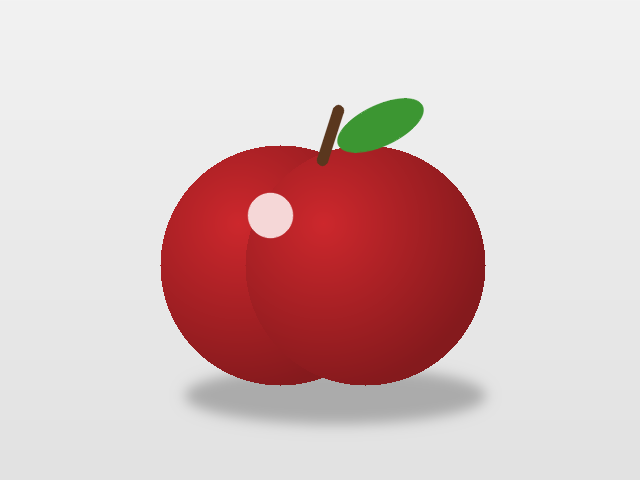
#> input picture sesion-04-opencv-rally/lecciones/imagenes/manzana.png, 640 x 480 px
$ python 03_grises_threshold.py
#> lines starting #> are read from the running program, lines starting #| are printed output that depends on the picture
# ============================================================
#  LECCIÓN 3 — Grises y blanco y negro (threshold)
# ============================================================
#  Córrelo con el botón ▶ de VSCode.

import os
import cv2

os.chdir(os.path.dirname(__file__))  # (no le muevas) para que encuentre la carpeta "imagenes"

UMBRAL = 127  # ✏️ prueba con otros números entre 0 y 255 y vuelve a correr


# ✏️ COMPLETA ESTA FUNCIÓN (2 líneas)
# Los pixeles MÁS CLAROS que el umbral se vuelven blancos; los demás, negros.
def blanco_y_negro(gris, umbral):
    # Pista:
    #   _, resultado = cv2.threshold(gris, umbral, 255, cv2.THRESH_BINARY)
    #   return resultado
    return gris


manzana = cv2.imread("imagenes/manzana.png")
#> manzana is the input picture: shape (480, 640, 3); mean B, G, R 188.6, 188.8, 215.7
gris = cv2.cvtColor(manzana, cv2.COLOR_BGR2GRAY)  # de color a grises
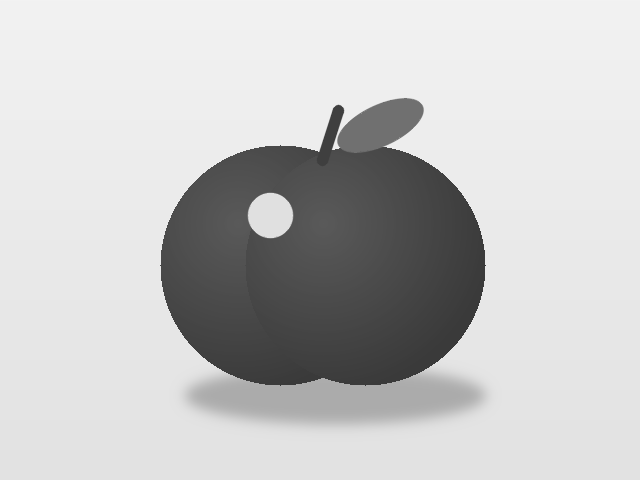
#> gris: shape (480, 640); min 58, max 242, mean 196.8

resultado = blanco_y_negro(gris, UMBRAL)

cv2.imshow("color", manzana)
cv2.imshow("grises", gris)
cv2.imshow("blanco y negro", resultado)
cv2.waitKey(0)

# ✏️ MINI-RETOS
# 1) ¿Con qué UMBRAL queda la manzana completa pero SIN la sombra?
# 2) Cambia cv2.THRESH_BINARY por cv2.THRESH_BINARY_INV. ¿Qué pasó?
# 3) ¿Por qué queda un hoyito blanco dentro de la manzana?

$ run again, with sesion-04-opencv-rally/lecciones/imagenes/frutas.png copied over sesion-04-opencv-rally/lecciones/imagenes/manzana.png
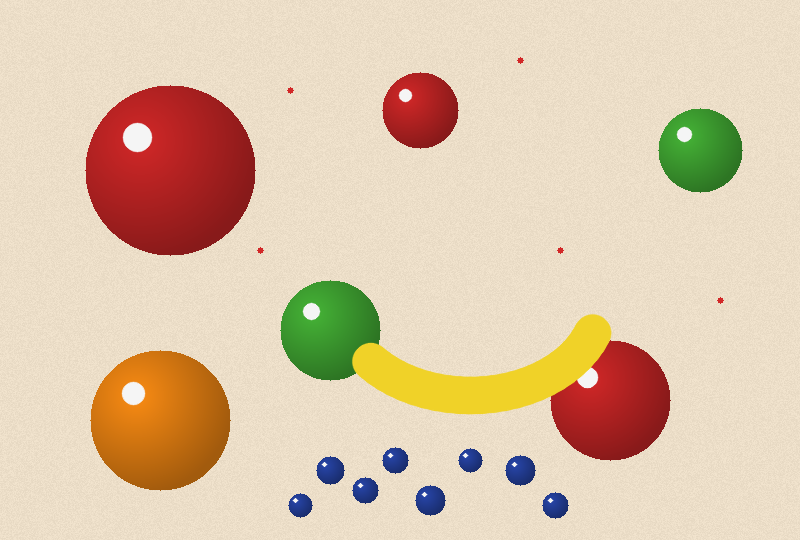
#> input picture sesion-04-opencv-rally/lecciones/imagenes/frutas.png, 800 x 540 px
#> manzana is the input picture: shape (540, 800, 3); mean B, G, R 170.6, 198, 221.8
#> `gris = cv2.cvtColor(manzana, cv2.COLOR_BGR2GRAY)`:
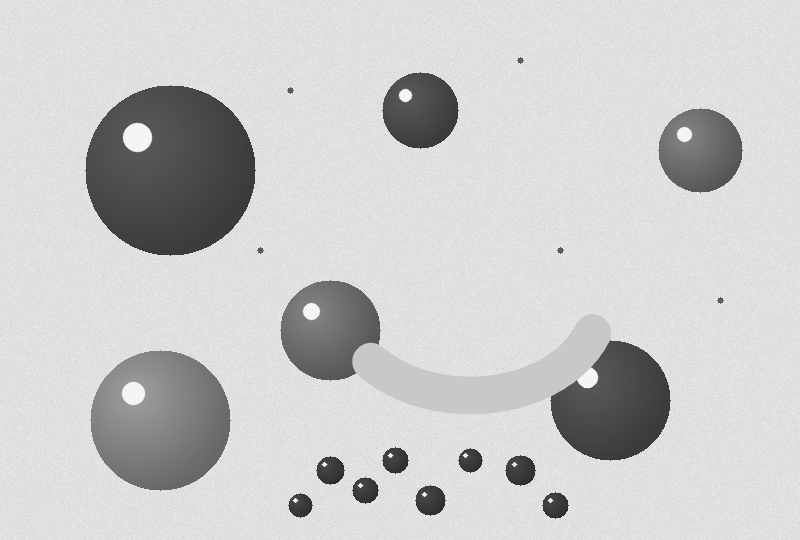
#> gris: shape (540, 800); min 47, max 245, mean 202.3
